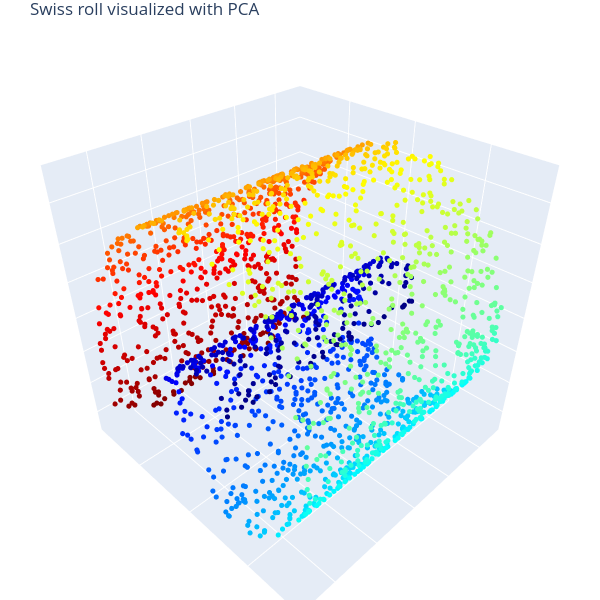

Write notebook code for a chart like this one.
### Code cell
# 3D Plot
Xvis, Yvis, Zvis = XRes3D_roll[:,0], XRes3D_roll[:,1], XRes3D_roll[:,2]
data = go.Scatter3d(x=Xvis, y=Yvis, z=Zvis, mode='markers', marker=dict(size=3, color=Ccolor_roll, colorscale='jet', opacity=1)) # data as points
fig = go.Figure(data=[data]) 
fig.update_layout(margin=dict(l=0, r=0, b=0, t=30, pad=0)) # tight layout but t=25 required for showing title 
fig.update_layout(autosize=False, width=600, height=600, title_text="Swiss roll visualized with PCA") # figure size and title
fig.update_layout(scene = dict(zaxis = dict(showgrid = True, showticklabels = False), zaxis_title = ' ') ) # no range values, no axis name, grid on
fig.update_layout(scene = dict(yaxis = dict(showgrid = True, showticklabels = False), yaxis_title = ' ') ) # no range values, no axis name, grid on
fig.update_layout(scene = dict(xaxis = dict(showgrid = True, showticklabels = False), xaxis_title = ' ') ) # no range values, no axis name, grid on
fig.layout.scene.aspectratio = {'x':1, 'y':1, 'z':1}
fig.show()

### Figure 1 — Plotly figure (JSON) as saved in the notebook; plotly's stock layout.template omitted (floating-point values rounded to 4 significant figures; data arrays with more than 128 entries replaced by an {"elided": "..."} marker saying what was removed)
{"data": [{"marker": {"color": {"elided": "2048 str values"}, "colorscale": [[0, "rgb(0,0,131)"], [0.2, "rgb(0,60,170)"], [0.4, "rgb(5,255,255)"], [0.6, "rgb(255,255,0)"], [0.8, "rgb(250,0,0)"], [1, "rgb(128,0,0)"]], "opacity": 1, "size": 3}, "mode": "markers", "type": "scatter3d", "x": {"elided": "2048 float values"}, "y": {"elided": "2048 float values"}, "z": {"elided": "2048 float values"}}], "layout": {"autosize": false, "height": 600, "margin": {"b": 0, "l": 0, "pad": 0, "r": 0, "t": 30}, "scene": {"aspectratio": {"x": 1, "y": 1, "z": 1}, "xaxis": {"showgrid": true, "showticklabels": false, "title": {"text": " "}}, "yaxis": {"showgrid": true, "showticklabels": false, "title": {"text": " "}}, "zaxis": {"showgrid": true, "showticklabels": false, "title": {"text": " "}}}, "title": {"text": "Swiss roll visualized with PCA"}, "width": 600}}
